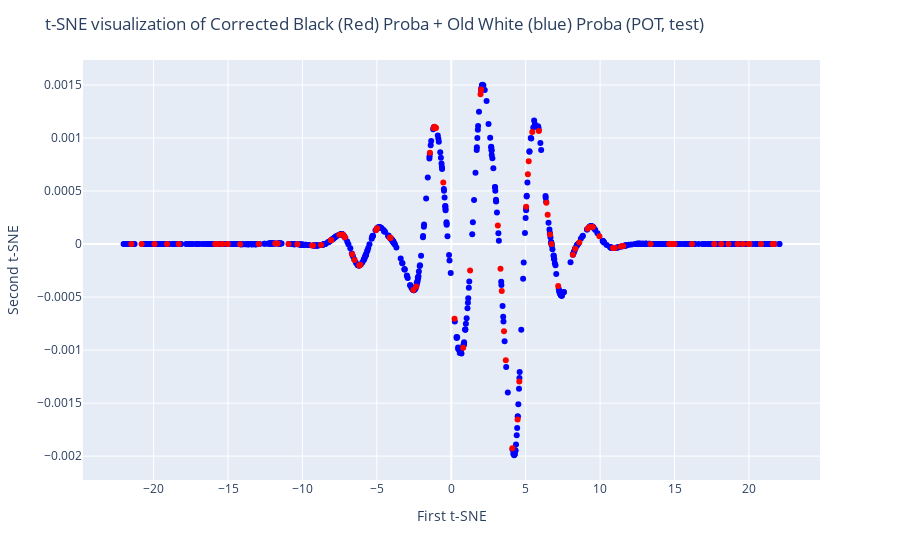

The cell this chart's notebook holds for it:
### Code cell
import plotly.express as px

fig = px.scatter(x=X_test_male_proba_2d[:, 0], y=X_test_male_proba_2d[:, 1], color_discrete_sequence=['blue'])
fig2 = px.scatter(x=X_test_female_proba_temp_2d[:, 0], y=X_test_female_proba_temp_2d[:, 1], color_discrete_sequence=['red'])
fig.update_layout(
    title="t-SNE visualization of Corrected Black (Red) Proba + Old White (blue) Proba (POT, test)",
    xaxis_title="First t-SNE",
    yaxis_title="Second t-SNE",
)
fig.add_trace(fig2.data[0])
fig.show()

### Figure 1 — Plotly figure (JSON) as saved in the notebook; plotly's stock layout.template omitted (floating-point values rounded to 4 significant figures; data arrays with more than 128 entries replaced by an {"elided": "..."} marker saying what was removed)
{"data": [{"hovertemplate": "x=%{x}<br>y=%{y}<extra></extra>", "legendgroup": "", "marker": {"color": "blue", "symbol": "circle"}, "mode": "markers", "name": "", "orientation": "v", "showlegend": false, "type": "scatter", "x": {"elided": "761 float values"}, "xaxis": "x", "y": {"elided": "761 float values"}, "yaxis": "y"}, {"hovertemplate": "x=%{x}<br>y=%{y}<extra></extra>", "legendgroup": "", "marker": {"color": "red", "symbol": "circle"}, "mode": "markers", "name": "", "orientation": "v", "showlegend": false, "type": "scatter", "x": [5.032, 8.171, -6.502, 9.159, 19.59, -1.034, -21.49, 6.477, 0.2196, -11.66, 21.68, -10.93, 20.04, -0.536, -6.658, 6.391, -19.09, 6.734, -2.546, -4.081, 10.99, 8.329, 9.512, -1.433, -8.747, 19.24, 15.0, 7.183, 3.545, -1.04, 4.102, -4.116, -8.069, -7.148, -12.93, 6.64, -6.11, 18.63, -14.19, -2.354, -7.517, -15.02, 0.7994, 2.007, 5.149, 3.308, 3.664, -18.31, 5.442, 9.29, -7.285, -8.077, 18.14, 3.13, -1.125, 8.602, 5.203, 20.81, 21.59, 9.953, -15.86, -9.348, -20.81, -15.37, 21.67, -11.83, -6.182, 5.886, 19.99, -10.34, 14.73, -1.187, -4.983, 13.39, 17.67, 4.458, 1.966, 3.392, 14.86, 14.64, 4.572, 16.17, -5.045, -9.288, 1.265, 10.87, -15.67, -19.94, 11.55, 11.4, -4.116], "xaxis": "x", "y": [0.0003518, -0.0001001, -0.0001499, 0.0001434, -1.427e-10, 0.001094, -6.299e-10, 0.000276, -0.0007056, 5.662e-06, 4.151e-10, 8.307e-07, 7.308e-10, 0.000581, -9.659e-05, 0.0003886, -8.389e-09, 1.387e-06, -0.0004337, 5.648e-05, -3.803e-05, -4.483e-05, 0.0001607, 0.0008606, -9.56e-06, -1.869e-09, 9.382e-09, -0.0003961, -0.0008224, 0.001096, -0.001927, 6.255e-05, 3.629e-05, 6.512e-05, -4.837e-07, 8.922e-05, -0.0001965, -5.736e-09, -8.406e-07, -0.000401, 8.848e-05, -4.922e-08, -0.0009783, 0.001456, 0.0006572, -0.0002337, -0.001097, -1.297e-08, 0.001056, 0.0001616, 8.925e-05, 3.562e-05, -1.346e-08, 0.0001749, 0.001106, 1.483e-05, 0.0007799, 6.032e-10, 2.856e-10, 7.398e-05, 1.38e-07, -1.274e-05, -7.052e-10, 9.109e-08, 4.208e-10, 5.648e-06, -0.0002015, 0.001065, 1.416e-09, -2.84e-06, 5.671e-08, 0.001093, 0.0001492, 1.409e-06, -2.414e-08, -0.001656, 0.001412, -0.0004439, 3.252e-08, 8.168e-08, -0.001296, -5.417e-08, 0.0001316, -1.329e-05, -0.0002495, -3.833e-05, 1.401e-07, -2.839e-09, -1.948e-05, -2.415e-05, 6.041e-05], "yaxis": "y"}], "layout": {"legend": {"tracegroupgap": 0}, "margin": {"t": 60}, "title": {"text": "t-SNE visualization of Corrected Black (Red) Proba + Old White (blue) Proba (POT, test)"}, "xaxis": {"anchor": "y", "domain": [0, 1], "title": {"text": "First t-SNE"}}, "yaxis": {"anchor": "x", "domain": [0, 1], "title": {"text": "Second t-SNE"}}}}
